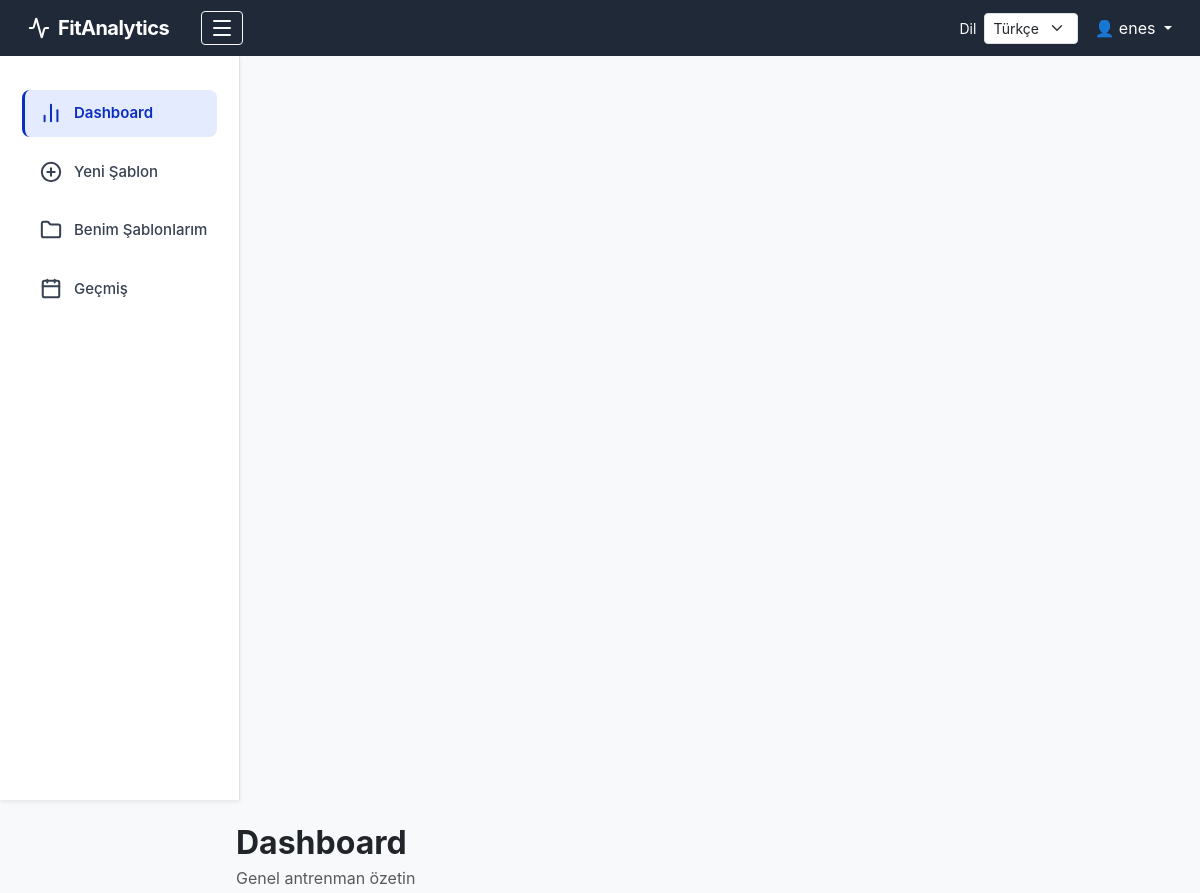
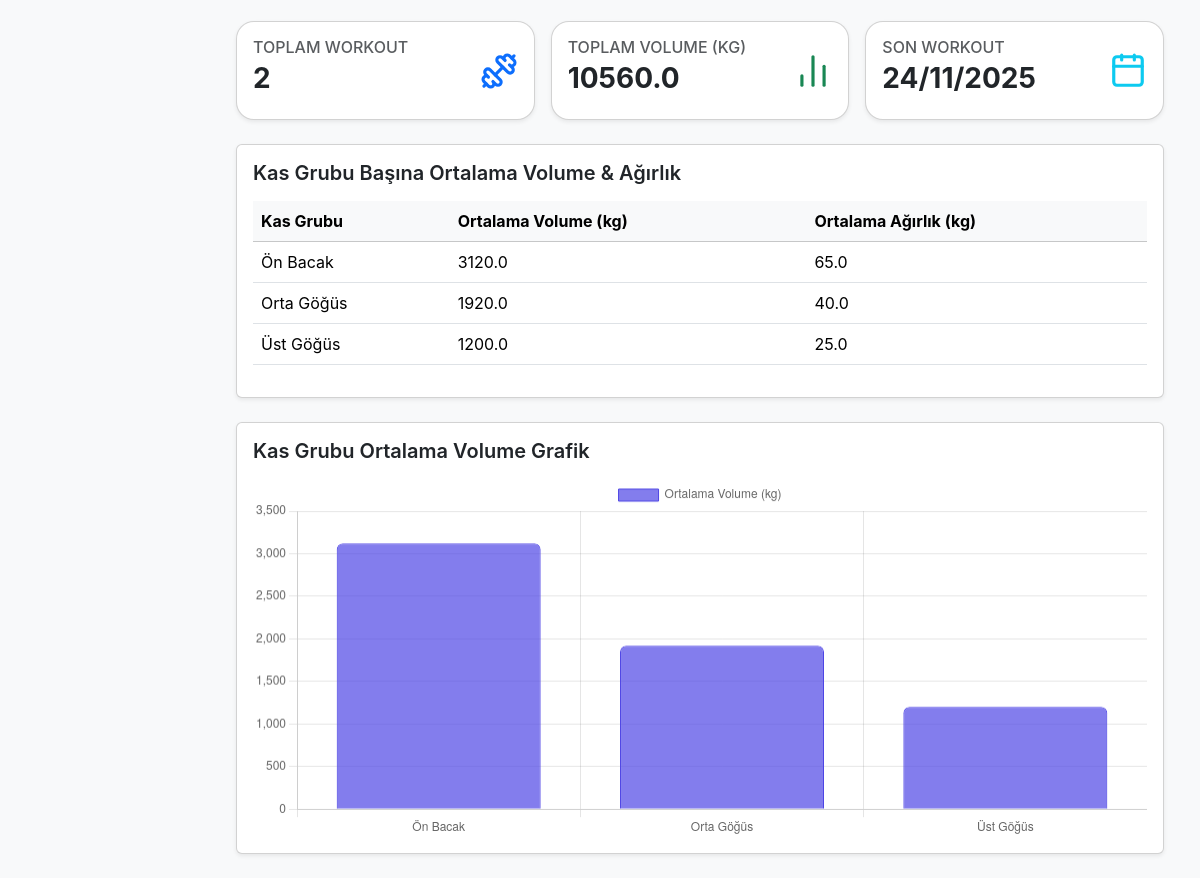
The page / (signed in) on the database its author committed (2 pictures, top to bottom).
### tables this page shows
CREATE TABLE workouts (
    workout_id      INTEGER PRIMARY KEY AUTOINCREMENT,
    user_id         INTEGER NOT NULL,
    workout_date    DATE NOT NULL,
    workout_type    TEXT NOT NULL CHECK (
                        workout_type IN ('push', 'pull', 'legs', 'upper', 'lower', 'full', 'other')
                    ),
    notes           TEXT,
    FOREIGN KEY (user_id) REFERENCES users(user_id)
);

CREATE TABLE muscles (
    muscle_id       INTEGER PRIMARY KEY AUTOINCREMENT,
    code            TEXT UNIQUE NOT NULL,     -- CHEST_UPPER, BACK_LATS...
    primary_region  TEXT NOT NULL,            -- CHEST, BACK, ARMS, LEGS, CORE...
    sub_region      TEXT,                     -- UPPER, LOWER, LATS, OBLIQUES...
    name_en         TEXT NOT NULL,
    name_tr         TEXT NOT NULL
);

### app/blueprints/workouts.py (the view)
@main.route("/")
def dashboard():
    if "user_id" not in session:
        return redirect(url_for("main.login"))
    user_id = session["user_id"]
    conn = get_connection()
    cur = conn.cursor()
    cur.execute("SELECT COUNT(*) FROM workouts WHERE user_id = ?", (user_id,))
    total_workouts = cur.fetchone()[0]
    cur.execute("""
        SELECT SUM(e.sets * e.reps * e.weight_kg)
        FROM exercises e
        JOIN workouts w ON w.workout_id = e.workout_id
        WHERE w.user_id = ?
    """, (user_id,))
    total_volume = cur.fetchone()[0] or 0
    cur.execute("""
        SELECT m.name_tr AS muscle_name,
               AVG(e.sets * e.reps * e.weight_kg) AS avg_volume,
               AVG(e.weight_kg) AS avg_weight
        FROM exercises e
        JOIN muscles m ON m.muscle_id = e.muscle_id
        JOIN workouts w ON w.workout_id = e.workout_id
        WHERE w.user_id = ?
        GROUP BY m.muscle_id
        ORDER BY avg_volume DESC
    """, (user_id,))
    rows = cur.fetchall()
    muscle_stats = [{
        "muscle": r["muscle_name"],
        "avg_volume": float(r["avg_volume"] or 0),
        "avg_weight": float(r["avg_weight"] or 0)
    } for r in rows]
    muscle_labels = [r["muscle_name"] for r in rows]
    muscle_volumes = [float(r["avg_volume"] or 0) for r in rows]
    cur.execute("""
        SELECT workout_date
        FROM workouts
        WHERE user_id = ?
        ORDER BY workout_date DESC
        LIMIT 1
    """, (user_id,))
    last_row = cur.fetchone()
    last_date = last_row["workout_date"] if last_row else None
    conn.close()
    return render_template(
        "dashboard.html",
        total_workouts=total_workouts,
        total_volume=total_volume,
        muscle_stats=muscle_stats,
        muscle_labels=muscle_labels,
        muscle_volumes=muscle_volumes,
        last_workout_date=last_date
    )

### app/database.py (called while the page is built)
def get_connection():
    conn = sqlite3.connect(DB_PATH)
    conn.row_factory = sqlite3.Row
    return conn

### app/templates/dashboard.html
{% extends "layout.html" %}
{% block content %}
<div class="container-fluid">
    <div class="d-flex justify-content-between align-items-center mb-4">
        <div>
            <h2 class="fw-bold mb-1">Dashboard</h2>
            <p class="text-muted mb-0">Genel antrenman özetin</p>
        </div>
    </div>
    <div class="row g-3">
        <div class="col-md-4">
            <div class="card shadow-sm dashboard-card">
                <div class="card-body d-flex justify-content-between align-items-center">
                    <div>
                        <h6 class="text-uppercase text-muted mb-1">Toplam Workout</h6>
                        <h3 class="fw-bold">{{ total_workouts }}</h3>
                    </div>
                    <i data-lucide="dumbbell" class="text-primary" style="width:38px;height:38px;"></i>
                </div>
            </div>
        </div>
        <div class="col-md-4">
            <div class="card shadow-sm dashboard-card">
                <div class="card-body d-flex justify-content-between align-items-center">
                    <div>
                        <h6 class="text-uppercase text-muted mb-1">Toplam Volume (kg)</h6>
                        <h3 class="fw-bold">{{ total_volume }}</h3>
                    </div>
                    <i data-lucide="bar-chart-2" class="text-success" style="width:38px;height:38px;"></i>
                </div>
            </div>
        </div>
        <div class="col-md-4">
            <div class="card shadow-sm dashboard-card">
                <div class="card-body d-flex justify-content-between align-items-center">
                    <div>
                        <h6 class="text-uppercase text-muted mb-1">Son Workout</h6>
                        <h3 class="fw-bold">
                            {% if last_workout_date %}
                                {{ last_workout_date | format_date }}
                            {% else %}
                                -
                            {% endif %}
                        </h3>
                    </div>
                    <i data-lucide="calendar" class="text-info" style="width:38px;height:38px;"></i>
                </div>
            </div>
        </div>
    </div>
    <div class="card shadow-sm mt-4">
        <div class="card-body">
            <h5 class="fw-semibold mb-3">Kas Grubu Başına Ortalama Volume & Ağırlık</h5>
            {% if muscle_stats %}
            <div class="table-responsive">
                <table class="table table-hover align-middle">
                    <thead class="table-light">
                        <tr>
                            <th>Kas Grubu</th>
                            <th>Ortalama Volume (kg)</th>
                            <th>Ortalama Ağırlık (kg)</th>
                        </tr>
                    </thead>
                    <tbody>
                        {% for row in muscle_stats %}
                        <tr>
                            <td>{{ row.muscle }}</td>
                            <td>{{ row.avg_volume | round(2) }}</td>
                            <td>{{ row.avg_weight | round(2) }}</td>
                        </tr>
                        {% endfor %}
                    </tbody>
                </table>
            </div>
            {% else %}
            <p class="text-muted mb-0">Henüz antrenman verisi bulunmuyor.</p>
            {% endif %}
        </div>
    </div>
    <div class="card shadow-sm mt-4">
        <div class="card-body">
            <h5 class="fw-semibold mb-3">Kas Grubu Ortalama Volume Grafik</h5>
            <canvas id="muscleBarChart" height="120"></canvas>
        </div>
    </div>
</div>
<script>
    const muscleLabels = {{ muscle_labels | tojson }};
    const muscleVolumes = {{ muscle_volumes | tojson }};
    const chartCanvas = document.getElementById('muscleBarChart');
    if (chartCanvas && muscleLabels.length) {
        const ctx = chartCanvas.getContext('2d');
        new Chart(ctx, {
            type: 'bar',
            data: {
                labels: muscleLabels,
                datasets: [{
                    label: 'Ortalama Volume (kg)',
                    data: muscleVolumes,
                    backgroundColor: 'rgba(79,70,229,0.7)',
                    borderColor: 'rgba(79,70,229,1)',
                    borderWidth: 1,
                    borderRadius: 6
                }]
            },
            options: {
                responsive: true,
                scales: {
                    y: { beginAtZero: true }
                }
            }
        });
    }
</script>
{% endblock %}

### app/static/style.css (style rules this page uses)
body { background-color: #f4f6fb !important; font-family: 'Inter', sans-serif; }
.dashboard-card { border-radius: 18px !important; transition: 0.18s ease; }

### rows shown on the page
workouts: workout_date "24/11/2025"
muscles: muscle "Ön Bacak", avg_volume "3120.0", avg_weight "65.0"
muscles: muscle "Orta Göğüs", avg_volume "1920.0", avg_weight "40.0"
muscles: muscle "Üst Göğüs", avg_volume "1200.0", avg_weight "25.0"

### other values the page prints
{{ t.language_label }} "Dil"
{{ session["user_name"] }} "enes"
{{ t.nav_dashboard }} "Dashboard"
{{ t.nav_history }} "Geçmiş"
{{ total_workouts }} "2"
{{ total_volume }} "10560.0"
form field language "Türkçe"
chart data {{ muscle_volumes | tojson }} [3120.0, 1920.0, 1200.0]
